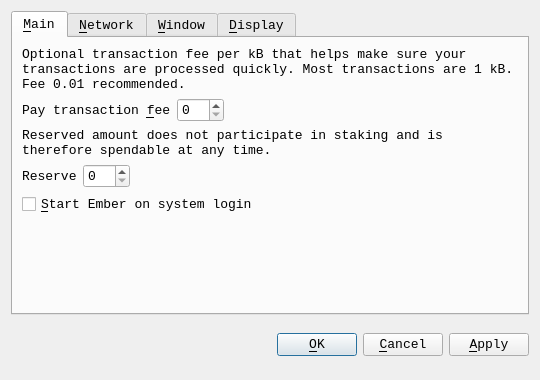
<?xml version="1.0" encoding="UTF-8"?>
<ui version="4.0">
 <class>OptionsDialog</class>
 <widget class="QDialog" name="OptionsDialog">
  <property name="geometry">
   <rect>
    <x>0</x>
    <y>0</y>
    <width>540</width>
    <height>380</height>
   </rect>
  </property>
  <property name="font">
   <font>
    <family>Consolas</family>
    <pointsize>10</pointsize>
   </font>
  </property>
  <property name="windowTitle">
   <string>Options</string>
  </property>
  <property name="modal">
   <bool>true</bool>
  </property>
  <layout class="QVBoxLayout" name="verticalLayout">
   <item>
    <widget class="QTabWidget" name="tabWidget">
     <property name="tabPosition">
      <enum>QTabWidget::North</enum>
     </property>
     <property name="currentIndex">
      <number>0</number>
     </property>
     <widget class="QWidget" name="tabMain">
      <attribute name="title">
       <string>&amp;Main</string>
      </attribute>
      <layout class="QVBoxLayout" name="verticalLayout_Main">
       <item>
        <widget class="QLabel" name="transactionFeeInfoLabel">
         <property name="text">
          <string>Optional transaction fee per kB that helps make sure your transactions are processed quickly. Most transactions are 1 kB. Fee 0.01 recommended.</string>
         </property>
         <property name="textFormat">
          <enum>Qt::PlainText</enum>
         </property>
         <property name="wordWrap">
          <bool>true</bool>
         </property>
        </widget>
       </item>
       <item>
        <layout class="QHBoxLayout" name="horizontalLayoutFee">
         <item>
          <widget class="QLabel" name="transactionFeeLabel">
           <property name="text">
            <string>Pay transaction &amp;fee</string>
           </property>
           <property name="textFormat">
            <enum>Qt::PlainText</enum>
           </property>
           <property name="buddy">
            <cstring>transactionFee</cstring>
           </property>
          </widget>
         </item>
         <item>
          <widget class="BitcoinAmountField" name="transactionFee"/>
         </item>
         <item>
          <spacer name="horizontalSpacerFee">
           <property name="orientation">
            <enum>Qt::Horizontal</enum>
           </property>
           <property name="sizeHint" stdset="0">
            <size>
             <width>40</width>
             <height>20</height>
            </size>
           </property>
          </spacer>
         </item>
        </layout>
       </item>
       <item>
        <widget class="QLabel" name="reserveBalanceInfoLabel">
         <property name="text">
          <string>Reserved amount does not participate in staking and is therefore spendable at any time.</string>
         </property>
         <property name="textFormat">
          <enum>Qt::PlainText</enum>
         </property>
         <property name="wordWrap">
          <bool>true</bool>
         </property>
        </widget>
       </item>
       <item>
        <layout class="QHBoxLayout" name="horizontalLayoutReserveBalance">
         <item>
          <widget class="QLabel" name="reserveBalanceLabel">
           <property name="text">
            <string>Reserve</string>
           </property>
           <property name="textFormat">
            <enum>Qt::PlainText</enum>
           </property>
           <property name="buddy">
            <cstring>reserveBalance</cstring>
           </property>
          </widget>
         </item>
         <item>
          <widget class="BitcoinAmountField" name="reserveBalance"/>
         </item>
         <item>
          <spacer name="horizontalSpacerReserveBalance">
           <property name="orientation">
            <enum>Qt::Horizontal</enum>
           </property>
           <property name="sizeHint" stdset="0">
            <size>
             <width>40</width>
             <height>20</height>
            </size>
           </property>
          </spacer>
         </item>
        </layout>
       </item>
       <item>
        <widget class="QCheckBox" name="bitcoinAtStartup">
         <property name="toolTip">
          <string>Automatically start Ember after logging in to the system.</string>
         </property>
         <property name="text">
          <string>&amp;Start Ember on system login</string>
         </property>
        </widget>
       </item>
       <item>
        <spacer name="verticalSpacer_Main">
         <property name="orientation">
          <enum>Qt::Vertical</enum>
         </property>
         <property name="sizeHint" stdset="0">
          <size>
           <width>20</width>
           <height>40</height>
          </size>
         </property>
        </spacer>
       </item>
      </layout>
     </widget>
     <widget class="QWidget" name="tabNetwork">
      <attribute name="title">
       <string>&amp;Network</string>
      </attribute>
      <layout class="QVBoxLayout" name="verticalLayout_Network">
       <item>
        <widget class="QCheckBox" name="mapPortUpnp">
         <property name="toolTip">
          <string>Automatically open the Ember client port on the router. This only works when your router supports UPnP and it is enabled.</string>
         </property>
         <property name="text">
          <string>Map port using &amp;UPnP</string>
         </property>
        </widget>
       </item>
       <item>
        <widget class="QCheckBox" name="connectSocks">
         <property name="toolTip">
          <string>Connect to the Ember network through a SOCKS5 proxy (e.g. when connecting through Tor).</string>
         </property>
         <property name="text">
          <string>&amp;Connect through SOCKS5 proxy:</string>
         </property>
        </widget>
       </item>
       <item>
        <layout class="QHBoxLayout" name="horizontalLayout_Network">
         <item>
          <widget class="QLabel" name="proxyIpLabel">
           <property name="text">
            <string>Proxy &amp;IP:</string>
           </property>
           <property name="textFormat">
            <enum>Qt::PlainText</enum>
           </property>
           <property name="buddy">
            <cstring>proxyIp</cstring>
           </property>
          </widget>
         </item>
         <item>
          <widget class="QValidatedLineEdit" name="proxyIp">
           <property name="maximumSize">
            <size>
             <width>140</width>
             <height>16777215</height>
            </size>
           </property>
           <property name="toolTip">
            <string>IP address of the proxy (e.g. 127.0.0.1)</string>
           </property>
          </widget>
         </item>
         <item>
          <widget class="QLabel" name="proxyPortLabel">
           <property name="text">
            <string>&amp;Port:</string>
           </property>
           <property name="textFormat">
            <enum>Qt::PlainText</enum>
           </property>
           <property name="buddy">
            <cstring>proxyPort</cstring>
           </property>
          </widget>
         </item>
         <item>
          <widget class="QLineEdit" name="proxyPort">
           <property name="maximumSize">
            <size>
             <width>55</width>
             <height>16777215</height>
            </size>
           </property>
           <property name="toolTip">
            <string>Port of the proxy (e.g. 9050)</string>
           </property>
          </widget>
         </item>
         <item>
          <spacer name="horizontalSpacer_Network">
           <property name="orientation">
            <enum>Qt::Horizontal</enum>
           </property>
           <property name="sizeHint" stdset="0">
            <size>
             <width>40</width>
             <height>20</height>
            </size>
           </property>
          </spacer>
         </item>
        </layout>
       </item>
       <item>
        <spacer name="verticalSpacer_Network">
         <property name="orientation">
          <enum>Qt::Vertical</enum>
         </property>
         <property name="sizeHint" stdset="0">
          <size>
           <width>20</width>
           <height>40</height>
          </size>
         </property>
        </spacer>
       </item>
      </layout>
     </widget>
     <widget class="QWidget" name="tabWindow">
      <attribute name="title">
       <string>&amp;Window</string>
      </attribute>
      <layout class="QVBoxLayout" name="verticalLayout_Window">
       <item>
        <widget class="QCheckBox" name="minimizeToTray">
         <property name="toolTip">
          <string>Show only a tray icon after minimizing the window.</string>
         </property>
         <property name="text">
          <string>&amp;Minimize to the tray instead of the taskbar</string>
         </property>
        </widget>
       </item>
       <item>
        <widget class="QCheckBox" name="minimizeOnClose">
         <property name="toolTip">
          <string>Minimize instead of exit the application when the window is closed. When this option is enabled, the application will be closed only after selecting Quit in the menu.</string>
         </property>
         <property name="text">
          <string>M&amp;inimize on close</string>
         </property>
        </widget>
       </item>
       <item>
        <spacer name="verticalSpacer_Window">
         <property name="orientation">
          <enum>Qt::Vertical</enum>
         </property>
         <property name="sizeHint" stdset="0">
          <size>
           <width>20</width>
           <height>40</height>
          </size>
         </property>
        </spacer>
       </item>
      </layout>
     </widget>
     <widget class="QWidget" name="tabDisplay">
      <attribute name="title">
       <string>&amp;Display</string>
      </attribute>
      <layout class="QVBoxLayout" name="verticalLayout_Display">
       <item>
        <layout class="QHBoxLayout" name="horizontalLayout_1_Display">
         <item>
          <widget class="QLabel" name="langLabel">
           <property name="text">
            <string>User Interface &amp;language:</string>
           </property>
           <property name="textFormat">
            <enum>Qt::PlainText</enum>
           </property>
           <property name="buddy">
            <cstring>lang</cstring>
           </property>
          </widget>
         </item>
         <item>
          <widget class="QValueComboBox" name="lang">
           <property name="toolTip">
            <string>The user interface language can be set here. This setting will take effect after restarting Ember.</string>
           </property>
          </widget>
         </item>
        </layout>
       </item>
       <item>
        <layout class="QHBoxLayout" name="horizontalLayout_2_Display">
         <item>
          <widget class="QLabel" name="unitLabel">
           <property name="text">
            <string>&amp;Unit to show amounts in:</string>
           </property>
           <property name="textFormat">
            <enum>Qt::PlainText</enum>
           </property>
           <property name="buddy">
            <cstring>unit</cstring>
           </property>
          </widget>
         </item>
         <item>
          <widget class="QValueComboBox" name="unit">
           <property name="toolTip">
            <string>Choose the default subdivision unit to show in the interface and when sending coins.</string>
           </property>
          </widget>
         </item>
        </layout>
       </item>
       <item>
        <widget class="QCheckBox" name="coinControlFeatures">
         <property name="toolTip">
          <string>Whether to show coin control features or not.</string>
         </property>
         <property name="text">
          <string>Display coin &amp;control features (experts only!)</string>
         </property>
        </widget>
       </item>
       <item>
        <widget class="QCheckBox" name="minimizeCoinAge">
         <property name="toolTip">
          <string>Whether to select the coin outputs randomly or with minimal coin age.</string>
         </property>
         <property name="text">
          <string>Minimize weight consumption (experimental)</string>
         </property>
        </widget>
       </item>
       <item>
        <spacer name="verticalSpacer_Display">
         <property name="orientation">
          <enum>Qt::Vertical</enum>
         </property>
         <property name="sizeHint" stdset="0">
          <size>
           <width>20</width>
           <height>40</height>
          </size>
         </property>
        </spacer>
       </item>
      </layout>
     </widget>
    </widget>
   </item>
   <item>
    <layout class="QHBoxLayout" name="horizontalLayout_Buttons">
     <item>
      <spacer name="horizontalSpacer_1">
       <property name="orientation">
        <enum>Qt::Horizontal</enum>
       </property>
       <property name="sizeHint" stdset="0">
        <size>
         <width>40</width>
         <height>48</height>
        </size>
       </property>
      </spacer>
     </item>
     <item>
      <widget class="QLabel" name="statusLabel">
       <property name="font">
        <font>
         <weight>75</weight>
         <bold>true</bold>
        </font>
       </property>
       <property name="text">
        <string/>
       </property>
       <property name="textFormat">
        <enum>Qt::PlainText</enum>
       </property>
       <property name="wordWrap">
        <bool>true</bool>
       </property>
      </widget>
     </item>
     <item>
      <spacer name="horizontalSpacer_2">
       <property name="orientation">
        <enum>Qt::Horizontal</enum>
       </property>
       <property name="sizeHint" stdset="0">
        <size>
         <width>40</width>
         <height>48</height>
        </size>
       </property>
      </spacer>
     </item>
     <item>
      <widget class="QPushButton" name="okButton">
       <property name="text">
        <string>&amp;OK</string>
       </property>
      </widget>
     </item>
     <item>
      <widget class="QPushButton" name="cancelButton">
       <property name="text">
        <string>&amp;Cancel</string>
       </property>
       <property name="autoDefault">
        <bool>false</bool>
       </property>
      </widget>
     </item>
     <item>
      <widget class="QPushButton" name="applyButton">
       <property name="text">
        <string>&amp;Apply</string>
       </property>
       <property name="autoDefault">
        <bool>false</bool>
       </property>
      </widget>
     </item>
    </layout>
   </item>
  </layout>
 </widget>
 <customwidgets>
  <customwidget>
   <class>QValidatedLineEdit</class>
   <extends>QLineEdit</extends>
   <header>qvalidatedlineedit.h</header>
  </customwidget>
  <customwidget>
   <class>BitcoinAmountField</class>
   <extends>QSpinBox</extends>
   <header>bitcoinamountfield.h</header>
  </customwidget>
  <customwidget>
   <class>QValueComboBox</class>
   <extends>QComboBox</extends>
   <header>qvaluecombobox.h</header>
  </customwidget>
 </customwidgets>
 <resources/>
 <connections/>
</ui>
